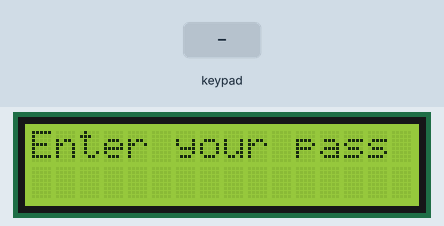
Bench run of a sketch on a simulated Arduino Uno, built with avr-gcc and run on an emulated ATmega328P. Parts: 16×2 character LCD. Inputs (shaded band) come from the test bench.

Above: at 1.2 s.
1.3 s: keypad keys 1 2 3 4 pressed 0.4 s apart
At 3.0 s:
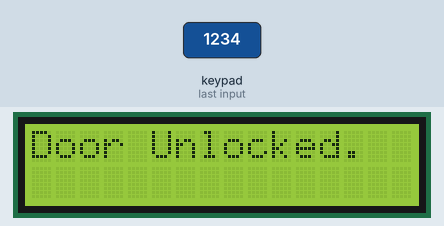
5.9 s: keypad keys 9 8 7 6 pressed 0.4 s apart
At 7.5 s:
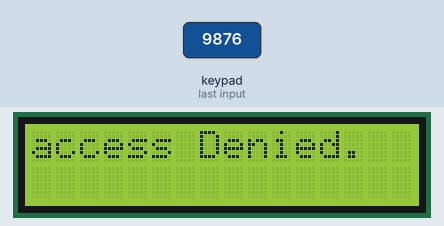
10.5 s: key '1' pressed
At 11.7 s:
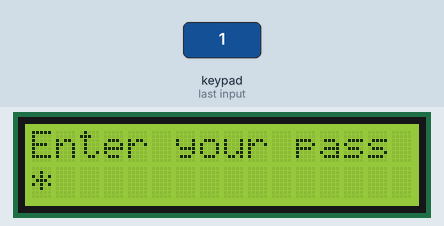
12.0 s: key '2' pressed
At 12.9 s:
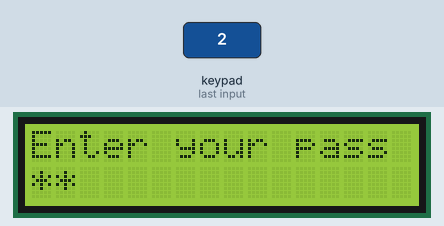
Timing chart, 0 to 14.5 s (numbered marks = the images above; inputs shaded):
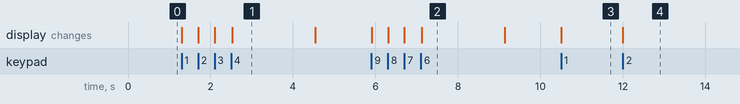

The sketch:

3._Coding_for_password_.ino
```cpp
// C++ code (password)
// LCD 16x2(I2C)
// Key pad 4x4

#include <LiquidCrystal_I2C.h>
#include <Keypad.h>


//------------------------------LCD DISPLAY------------------------------//


const int lcd_ADDRESS =0x27; // Set the LCD address, number of columns and rows
const int LCD_COLUMNS =16;
const int LCD_ROWS =2;
  // If you don't know your display address, run the I2C scanner sketch

LiquidCrystal_I2C lcd(lcd_ADDRESS,LCD_COLUMNS,LCD_ROWS);


//------------------------------KEYPAD-----------------------------------//


const byte ROWS = 4; // Number of rows on the keypad
const byte COLS = 4; // Number of columns on the keypad

// Define the keypad layout
char keys[ROWS][COLS] = {
  {'1','2','3','A'},
  {'4','5','6','B'},
  {'7','8','9','C'},
  {'*','0','#','D'}
};

// Connect keypad ROW pins to these Arduino pins:
byte rowPins[ROWS] = {9, 8, 7, 6};

// Connect keypad COL pins to these Arduino pins:
byte colPins[COLS] = {5, 4, 3, 2};

// Create a Keypad object
Keypad keypad = Keypad(makeKeymap(keys), rowPins, colPins, ROWS, COLS);


//------------------------------PASSWORD----------------------------------//


String inputPassword="";
String systermPassword="1234";

int password_length=4;

void setup()
{
  Serial.begin(9600);
  lcd.init();
  lcd.clear();
  lcd.backlight();

}
void loop()
{

      lcd.clear();
      lcd.setCursor(0,0);
      lcd.print("Enter your pass");
   int i=0;
  while(1){
      char key=keypad.getKey();
  if(key){
      if(inputPassword.length()<password_length){
          inputPassword=inputPassword+key;
                lcd.setCursor(i,1);
                lcd.print("*");
        i++;
           if(inputPassword.length()==password_length){
             if(inputPassword==systermPassword){
               lcd.clear();
               lcd.setCursor(0,0);
               lcd.print("Door Unlocked.");
               delay(2000);
               inputPassword=""; // Password reset
               break;
             }
             else{
               lcd.clear();
               lcd.setCursor(0,0);
               lcd.print("access Denied.");
               delay(2000);
               inputPassword=""; // Password reset
               break;}
           }
         }
      }

   }
}
```

Measured:
- after the input at 1.3 s, the display: first changes at once (image 1 shows a later state)
- after the input at 5.9 s, the display: first changes at once (image 2 shows a later state)
- after the input at 10.5 s, the display: changes at once (image 3)
- after the input at 12.0 s, the display: changes at once (image 4)
- what the display in image 1 shows lasts 2.0 s, from 2.5 s to 4.5 s
